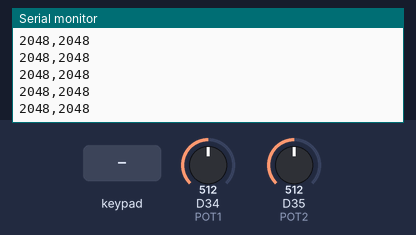
Bench run of a sketch on a simulated Arduino Due. Shown: the last lines printed to the serial monitor. The inputs (shaded band) are chosen by the test bench; at power-on: D34 (POT1) = 512, D35 (POT2) = 512 (analog values on the 0–1023 scale).

Above: at 1.2 s.
1.3 s: key '1' pressed
2.8 s: key '2' pressed
4.3 s: D34 (POT1) set to 716
At 5.0 s:
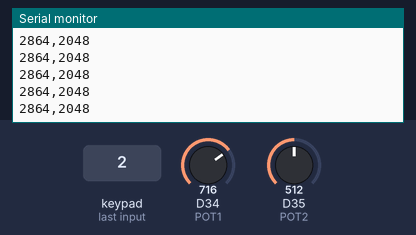
5.8 s: D35 (POT2) set to 716
At 6.4 s:
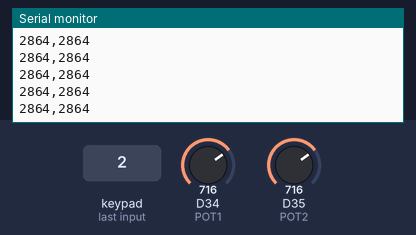
7.3 s: D34 (POT1) set to 900
At 7.8 s:
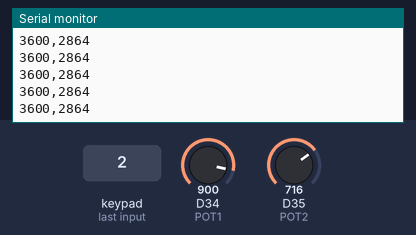
8.8 s: D35 (POT2) set to 900
At 9.7 s:
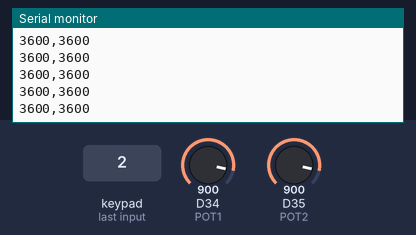
Timing chart, 0 to 11.3 s (numbered marks = the images above; inputs shaded):
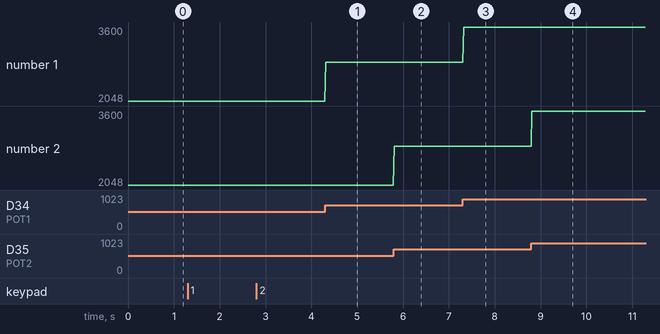

The sketch:

sketch_sep29apotenciometros.ino
```cpp
#include <Keypad.h>

// ======================================================
// POTENCIÓMETROS
// ======================================================

const int POT1 = 34;
const int POT2 = 35;


// ======================================================
// TECLADO 4x4
// Solo utilizaremos:
// R1 + C1 = tecla 1
// R1 + C2 = tecla 2
// ======================================================

const byte FILAS = 1;
const byte COLUMNAS = 2;

char teclas[FILAS][COLUMNAS] = {
  {'1', '2'}
};

byte pinesFilas[FILAS] = {
  13
};

byte pinesColumnas[COLUMNAS] = {
  27,
  32
};

Keypad teclado = Keypad(
  makeKeymap(teclas),
  pinesFilas,
  pinesColumnas,
  FILAS,
  COLUMNAS
);


// ======================================================
// CONFIGURACIÓN
// ======================================================

void setup() {

  Serial.begin(115200);

  analogReadResolution(12);

  pinMode(POT1, INPUT);
  pinMode(POT2, INPUT);
}


// ======================================================
// PROGRAMA PRINCIPAL
// ======================================================

void loop() {

  // ----------------------------------------------------
  // LEER POTENCIÓMETROS
  // ----------------------------------------------------

  int valor1 = analogRead(POT1);
  int valor2 = analogRead(POT2);


  // ----------------------------------------------------
  // ENVIAR POT1,POT2
  // ----------------------------------------------------

  Serial.print(valor1);
  Serial.print(",");
  Serial.println(valor2);


  // ----------------------------------------------------
  // LEER TECLADO
  // ----------------------------------------------------

  char tecla = teclado.getKey();


  if (tecla) {

    // Tecla 1 = abrir
    if (tecla == '1') {

      Serial.println("OPEN");
    }


    // Tecla 2 = cerrar
    if (tecla == '2') {

      Serial.println("CLOSE");
    }
  }


  delay(20);
}
```

Measured:
- after the input at 4.3 s, the serial monitor: prints a new line at once (image 1)
- after the input at 5.8 s, the serial monitor: prints a new line at once (image 2)
- after the input at 7.3 s, the serial monitor: prints a new line at once (image 3)
- after the input at 8.8 s, the serial monitor: prints a new line at once (image 4)
- plotted number 1: 2048 → 2864 after the input at 4.3 s, 2864 → 3600 after the input at 7.3 s
